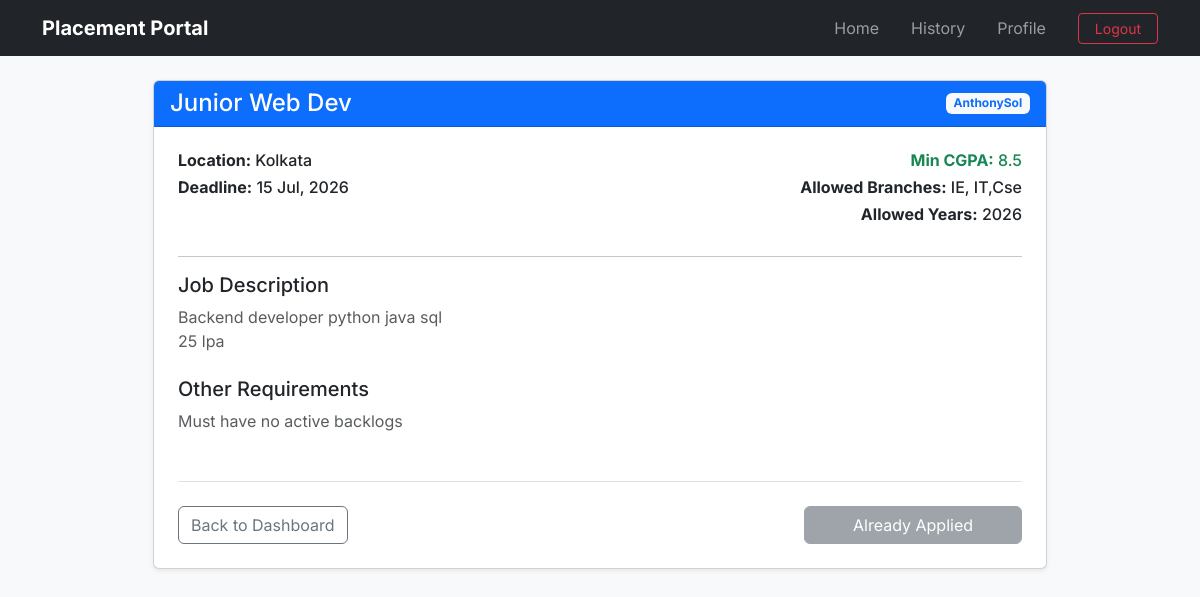
Screenshot of /drive/1/details (signed in) with the database file from the repository.
### application/models.py (models this page shows)
class PlacementDrive(db.Model):
    __tablename__="placement_drives"
    id=db.Column(db.Integer(),primary_key=True)
    company_id=db.Column(db.Integer(),db.ForeignKey("companies.id"),nullable=False)
    job_title=db.Column(db.String(200),nullable=False)
    job_description=db.Column(db.Text(),nullable=False)
    job_location=db.Column(db.String(200),nullable=False)
    eligibility_CGPA=db.Column(db.Float(),nullable=False)
    eligibility_criteria_others=db.Column(db.Text(),nullable=True)
    deadline=db.Column(db.DateTime(),nullable=False)
    status=db.Column(db.String(30),default='Pending') #Pending, Approved, Denied or Closed. Will be done by Admin
    allowed_branches=db.Column(db.Text(),nullable=False)
    allowed_years=db.Column(db.Text(),nullable=False)
    created_at=db.Column(db.DateTime(),default=datetime.now)
    company=db.relationship("Company",back_populates="drives") #Child side
    applications=db.relationship("Application",back_populates="drive",cascade="all,delete-orphan") #Parent side

class Company(db.Model):
    __tablename__="companies"
    id=db.Column(db.Integer(),primary_key=True)
    user_id=db.Column(db.Integer(),db.ForeignKey("users.id"),nullable=False)
    company_name=db.Column(db.String(200),nullable=False)
    hr_name=db.Column(db.String(100),nullable=True)
    hr_contact=db.Column(db.String(100),nullable=True)
    website=db.Column(db.String(200),nullable=True)
    is_approved=db.Column(db.Boolean(),default=False) # Until Admin toggles this on the company wont be approved and wont be shown in dashboard
    user=db.relationship("User",back_populates="company") #Child side
    drives=db.relationship("PlacementDrive",back_populates="company",cascade="all,delete-orphan") #Parent side

### application/controllers.py (the view)
@app.route('/drive/<int:drive_id>/details')
def view_drive(drive_id):
    if session.get('role') not in ['student','company','admin']:
        return redirect(url_for('login'))
    drive=PlacementDrive.query.get_or_404(drive_id)
    student=None
    already_applied=None
    if session.get('role')=='student':
        student=Student.query.filter_by(user_id=session['user_id']).first()
        if student:
            already_applied=Application.query.filter_by(student_id=student.id,drive_id=drive.id).first()
    return render_template('view_drive.html',drive=drive,student=student,already_applied=already_applied)

### templates/view_drive.html
{% extends 'base.html' %}
{% block content %}
<div class="row justify-content-center">
    <div class="col-md-9">
        <div class="card shadow-sm">
            <div class="card-header bg-primary text-white d-flex justify-content-between align-items-center">
                <h4 class="mb-0">{{ drive.job_title }}</h4>
                <span class="badge bg-light text-primary">{{ drive.company.company_name }}</span>
            </div>
            <div class="card-body p-4">
                <div class="row mb-4">
                    <div class="col-md-6">
                        <h6><strong>Location:</strong> {{ drive.job_location }}</h6>
                        <h6><strong>Deadline:</strong> {{ drive.deadline.strftime('%d %b, %Y') }}</h6>
                    </div>
                    <div class="col-md-6 text-md-end">
                        <h6 class="text-success"><strong>Min CGPA:</strong> {{ drive.eligibility_CGPA }}</h6>
                        <h6><strong>Allowed Branches:</strong> {{ drive.allowed_branches if drive.allowed_branches else 'All Branches' }}</h6>
                        <h6><strong>Allowed Years:</strong> {{ drive.allowed_years if drive.allowed_years else 'Not Specific'}}</h6>
                    </div>
                </div>
                <hr>
                <h5>Job Description</h5>
                <p class="text-muted" style="white-space: pre-wrap;">{{ drive.job_description }}</p>
                <h5 class="mt-4">Other Requirements</h5>
                <p class="text-muted">{{ drive.eligibility_criteria_others or 'None specified.' }}</p>
                <div class="mt-5 border-top pt-4 d-flex justify-content-between align-items-center">
                    {% if session.get('role') == 'admin' %}
                        <a href="{{ url_for('admin_approvals') }}" class="btn btn-outline-secondary">Back to Approvals</a>
                    {% elif session.get('role') == 'student' %}
                        <a href="{{ url_for('student_dashboard') }}" class="btn btn-outline-secondary">Back to Dashboard</a>
                    {% else %}
                        <a href="{{ url_for('company_dashboard') }}" class="btn btn-outline-secondary">Back to Dashboard</a>
                    {% endif %}
                    {% if session.get('role') == 'student' %}
                        {% if already_applied %}
                            <button class="btn btn-secondary px-5" disabled>Already Applied</button>
                        {% elif student.cgpa < drive.eligibility_CGPA %}
                            <button class="btn btn-danger px-5" disabled title="CGPA too low">Ineligible (Low CGPA)</button>
                        {% else %}
                            <form action="{{ url_for('apply_drive', drive_id=drive.id) }}" method="POST">
                                <button type="submit" class="btn btn-primary px-5">Apply Now</button>
                            </form>
                        {% endif %}
                    {% elif session.get('role') == 'admin' %}
                        <span class="btn btn-primary p-3">Admin Reviewing Mode</span>
                    {% endif %}
                </div>
            </div>
        </div>
    </div>
</div>
{% endblock %}

### templates/base.html (style rules this page uses)
body { font-family: 'Inter', sans-serif; }

### rows the page displays
PlacementDrive: job_title "Junior Web Dev", job_location "Kolkata", deadline "15 Jul, 2026", eligibility_CGPA "8.5", allowed_branches "IE, IT,Cse", allowed_years "2026", job_description "Backend developer python java sql 25 lpa", eligibility_criteria_others "Must have no active backlogs"
Company: company.company_name "AnthonySol"
